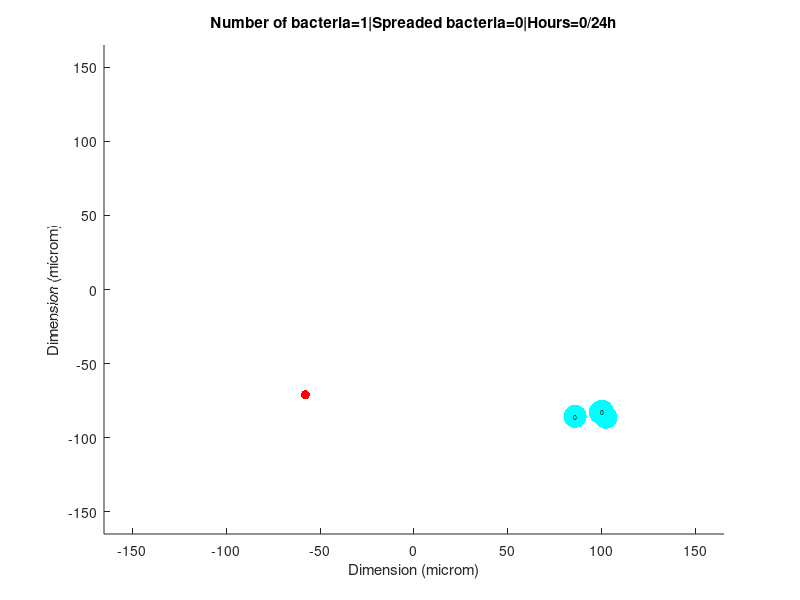
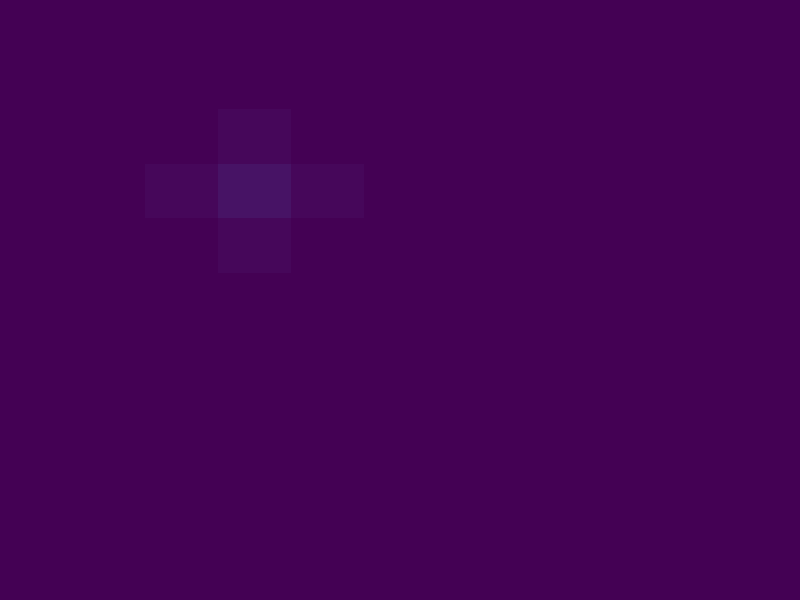

Here is the MATLAB script that generated these plots, in order: (Note: this script raises an error after producing the figures.)
%[n,nb,nummac,out] = AlveolusGame(pars)
%pars: [ 1.number of bacteria (1),
%        2.number of macrophages (3),
%        3.chemokine diffusion constant (6e3),
%        4.antigens per bacteria (1),
%        5.Movement in sessile phase (0.1),
%        6.Movement in flowing phase (3),
%        7.Radial flow (4.2e-2),
%        8.Bacteria dobling time (200),
%        9.Probability interchanged (0.999),
%       10.Bacteria saturation number (10),
%       11.Macrophage movement (2),
%       12.Phagocytosys rate (0.048),
%       13.Maximum bacteria per macrophage (50)
%       14.Distance to sense the metabolic gradient (30)
%       15.Sensitivity to feel the cytokine gradient (1e-6)]
%n: minutes at the end of the simulation
%nb: number of bacteria at the end of the simulation
%nummac: number of macrophages at the end of the simulation
%
%Multilevel model of the bacterial (Streptococcus pneumoniae) infection of
%an alveolus. It is simulated the stablishment of the infection. Bacteria
%interact with the alveolar macrophages and lung epithelial cells.
%
%Epithelial cells have intracellular signaling structure for inflammation
%through intracellular signaling pathway using ordinary differential equations
%(eqs).
%
%Bacteria and macrophages interact in the surfice of epithelial cells,
%modelled as an agent basd model (bacsMulti).
%
%bacsMulti:
%Mathematical simulation of bacterial groth and movement in a single
%alveolus together with macrophages movement and bacteria clearance.
%
%-Bacteria growth with a saturable process.
%-Bacteria jump stochasticaly between two liquid phases in alveolus: flowing
%phasde and stationary phase.
%-Coughing can be simulated, inactivated by default.
%-Bacteria move in a random walk way, faster in the flowing phase.
%-Macrophages move in a randomn walk way following the chemokine gradient
%produced by epithelial cells.
%-Macrophages eat bacteria. First attach and then there is a dynamics of
%phagogytosis. Macrophages die if the number of attached bacteria is very
%high.
%-There is a defined flow velocity of the mobile liquid phase.
%-Bacteria leave the alveolus when reach the border.
%
%Version 1.2 gaming (16.02.2017) by Guido Santos
%
function [n,nb,nummac,out] = AlveolusGame(pars)
global contador matBac
close all %Close previous figures
clc %Clear the screen
tic %Start counting time
if (exist('pars','var') == 0 || numel(pars) == 0)
    pars = ones(17,1); %Define the input if it doesn't exist
end
%Parameters to define
N                      = 11; %Numer of epithelial cells per row, [[PMID: 25360787]]
cel                    = 30; %Microm of epithelial cell (30 microM [[PMID: 25360787 & PMID: 7611375]])
incre                  = 5; %Interval of time between synchronization of models in minutes
nb                     = round(1*pars(1)); %Initial number of bacteria
nummac                 = round(1*pars(2)); %Number of macrophages, approximation from Bionumbers
FT                     = 24; %Final time for the model in hours
foco                   = 4; %Dispersion of initial bacteria in the alveolus
movie                  = 1; %If 1 show results and save movie
pantalla               = 0; %If 1 show the results in command windows
step1                  = 0.1*pars(5); %Movement rate in the sesile phase, assumed
step2                  = 3*pars(6); %Movemenet rate in the mobile phase, assumed
step3                  = 4.2e-2*pars(7); %min-1. Radial flow (4.2e-2) Fitted to alveolar clearance in figura 3B [[PMID: 17290033]] calculated in Excel parameters calculation.xlsx (sheet: alveoli flow)
%%
%Parameters defined
sensi                  = incre/60; %Interval of time between synchronization of models in hours
NN                     = N*N; %Number of cell in alveolus
tiempo                 = 0:sensi:FT; %Time for integration of the model
solver                 = @ode45; %Integration method
matriz                 = zeros(1,NN); %Initial conditions for the ODE model
dimens                 = (cel*N)/2; %Dimension of the alveoli in micrometers from Bionumbers (11 from 121 cells)
n                      = 0; %Initial number of iterations in minutes
out                    = 0; %Initial number of bacteria spreaded
pos                    = random('norm',0,dimens/foco,nb,2); %Normal distribution of initial bacteria
mac                    = dimens*(rand(nummac,2)*2 - 1); %Random localization of macrophages
neat                   = zeros(1,nummac); %Intrinsic macrophage time for bacteria phagocytosis
eaten                  = zeros(1,nummac); %Register of eated bacteria
c                      = 0; %Counting the iterations
nstop                  = 0; %Counting stoping time between the models
tstep                  = 0; %Counting the time steps between models
CHE                    = zeros(N,N,1); %Chemokine
final                  = 0;
step                   = ones(nb,1)*step1; %Movement rate in the sesile phase (step1)
%if movie == 1
%    writerObj1           = VideoWriter('Alveolus.avi'); %Create a movie
%    writerObj1.FrameRate = 3; %Define the frame rate
%    open(writerObj1); %Open the movie
%else
%    writerObj1 = []; %Create a movie
%end
%%
writerObj1 = [];
while (tstep < tiempo(end) && final == 0)
    %Run the models in steps
    tinit                                                                                            = nstop/60; %Initial time for the time step between models
    contador                                                                                         = 0; %Counting the integration steps
    [pos,out,n,nb,nummac,mac,neat,eaten,nstop,matBac,writerObj1,final,indMac,step,step1,step2,step3] = bacsMulti(pos,out,n,nb,nummac,mac,neat,eaten,nstop,CHE,writerObj1,N,cel,movie,final,pars,step,step1,step2,step3,pantalla); %Run the bacteria model
    nstop                                                                                            = nstop + incre; %Count the time step between models
    tstep                                                                                            = nstop/60; %In hours
    if tstep > tiempo(end)
        tstep = tiempo(end); %Cut the time to the maximum
    end
   tspan  = tinit:sensi:tstep; %Integration interval
   [t,y]  = feval(solver,@eqs,tspan,matriz,[],N,cel,pars); %Run the epithelial cell model
%   [t,y]  = ode45(@eqs, tspan, matriz,[],N,cel,pars);
   matriz = y(end,:); %Define the initial condition as the last condition of the previous run
   csvwrite(sprintf('matriz_%d.csv', n), vec2mat(matriz,11));
   csvwrite(sprintf('bac_%d.csv', n), matBac);
   c0     = 0; %Count the time steps
   %%
   %Join the integration steps
   for time = t'
       c          = c + 1;
       c0         = c0 + 1;
       CHE(:,:,c) = vec2mat(y(c0,1:NN),N);
   end
%   csvwrite(sprintf('che_%d.csv', n), CHE);
    %%
end
%Create the movie
if movie == 1
    close(writerObj1);
end
%%
end
%Epithelial cell model
function dfx = eqs(~,x, ~,N,cel,pars)
global contador matBac
contador = contador + 1; %Count the iterations
%Parameters
x(x < 1e-6) = 0;
R           = cel*N; %Total length of surface, microm
dx          = R/N; %Thickness of each layer microm
NN          = N*N; %Number of cells
X1          = vec2mat(x(1:NN),N)';
k1          = 4e-4; %Abitrary parameter
k2          = 1e3; %Abitrary parameter
Di          = 6e3*pars(3); %Abitrary parameter
%%
%Spatial model
 zero = zeros(1,N);
 % 1. Fluxes in x-direction; zero fluxes near boundaries
 FI = -Di.*[zero;X1(2:N,:) - X1(1:N-1,:);zero]./dx;
 % Add flux gradient to rate of change
 dI = (FI(2:N+1,:) - FI(1:N,:))./dx;
 % 2. Fluxes in y-direction; zero fluxes near boundaries
 FI = -Di.*[zero',X1(:,2:N) - X1(:,1:N-1),zero']./dx;
 % Add flux gradient to rate of change
 dI  = - dI - (FI(:,2:N+1) - FI(:,1:N))./dx;
%%
dxX = k1.*matBac.*pars(4) - k2.*X1.^2 + dI;
dfx = dxX(:); %Merge equations
end
%Bacteria model
function [pos,out,n,nb,nummac,mac,neat,eaten,nstop,matBac,writerObj1,final,indMac,step,step1,step2,step3] = bacsMulti(pos,out,n,nb,nummac,mac,neat,eaten,nstop,CHE,writerObj1,Nc,cel,movie,final,pars,step,step1,step2,step3,pantalla)
Itime = clock; %Initial time
%Biological parameters for alveolus and inputs
if exist('Nc','var') == 0
    Nc = 11; %Number of cells per row in alveolus
end
if exist('cel','var') == 0
    cel = 30; %Width of epitheliaol cell in microm
end
dimens = (cel*Nc)/2; %Dimension of the alveoli in micrometers from Bionumbers (11 from 121 cells)
if exist('nb','var') == 0
    nb = 1; %Initial number of bacteria
end
if exist('n','var') == 0
    n = 0; %Iterations
end
if exist('out','var') == 0
    out = 0; %initial number of bacteria spread
end
if exist('pos','var') == 0
    pos = random('norm',0,dimens/4,nb,2); %Normal distribution of initial bacteria
end
if exist('nummac','var') == 0
    nummac = 3; %Number of macrophages, approximation from Bionumbers
end
if exist('mac','var') == 0
    mac = dimens*(rand(nummac,2)*2 - 1); %Random localization of macrophages
end
if exist('neat','var') == 0
    neat = zeros(1,nummac); %Intrinsic macrophage time for bacteria phagocytosis
end
if exist('eaten','var') == 0
    eaten = zeros(1,nummac); %Register of eated bacteria
end
if exist('nstop','var') == 0
    nstop = 600; %Register of eated bacteria
end
if exist('CHE','var') == 0
    CHE = zeros(Nc,Nc,1); %Empty landscape of epithelial cells
end
if exist('writerObj1','var') == 0
    writerObj1 = VideoWriter('Alveolus.avi'); %Create a movie
    open(writerObj1); %Open a movie
end
limits             = [-dimens,dimens]; %Dimension of alveolus in nm (30 microM/cell [[PMID: 25360787 & PMID: 7611375]])
pos(pos > dimens)  = dimens; %No infection out of the alveolus
pos(pos < -dimens) = -dimens; %No infection out of the alveolus
front              = linspace(limits(1),limits(2),Nc + 1); %Define the frontiers of the epithelial cells
%%
%Biological parameters for bacteria
growth             = round(200*pars(8)); %min-1. 199.2 min doubling time (3.32 hours from [[pag 38 book: ISBN 978-1-908230-17-1]])Iterations per division (5e2)
probS              = 0.999*pars(9); %Probability of not being interchanged between phases (0.999) A lower value stablish the infection with low probability
cough              = 0; %If 1 activates coughing
probC              = 0.995; %Probability of not leave the alveolus from the mobile phase
maxbac             = 1e3; %Maximum number of bacteria in the alveolus simulated, not relevant
rad                = 1.5; %Region for determine the saturation of bacteria (1.5) Assuming two hexagonal layers
Mbac               = 10*pars(10); %Maximum number of bacteria inside the region to saturate the growth (10) Assuming two hexagonal layers
matBac             = zeros(Nc,Nc); %Define the bacteria matrix
%%
%Biological parameters for macrophages
macsiz = 10; %Macrophage size in micras (21 microm of diameter, from Wikipedia)
stepm  = 2*pars(11); %Movement of macrophages (2 micrm/min de [[PMID: 26202827]])
clebac = 0.048*pars(12); %Phagocytosys rate (min-1, calculated in Excel parameters calculation.xlsx (sheet: Phagocytosys rate) [[PMC266186]])
maxeat = 50*pars(13); %Maximum number of bacteria attached [[buscar]] %%% More than 70% of the macrophage perimeter covered of bacteria inside one minute
sensit = 1e-6*pars(15); %Sensitivity to feel the cytokine gradient [[buscar]].
indMac = ones(nummac,2); %Initial value for indexes of macrophages
%%
%Display parameters
fi      = 101; %Index for the figure
pintar  = 1; %If 1 displays the figure
iteplot = 10; %Number of iteration per plot
%%
% %Loop of simulation
if (nb < 1 || nb > maxbac || nummac < 1)
    final = 1; %Terminate the loop
end
if n == 0
   %Display the first condition
    if mod(n,iteplot) == 0
        if movie == 1
            if ishandle(fi*10) == 1
                close(fi*10) %Close previous figure
            end
            figure(fi*10) %Create figure
            set(fi*10,'Visible','off'); %Prevent display
            CHEt = CHE(:,:,end)'; %Transpose matrix
            imagesc(CHEt,[0 5e-4]) %Plot epithelial cell layer
            set(gca,'position',[0 0 1 1],'units','normalized') %Remove margins
            axis off %Clear axis
%            print(fi*10,'epithelial.png','-dpng') %Save image
%            img = imread('epithelial.png'); %Read the state as picture
            if pintar == 1
                figure(fi)
            else
                ff  = figure('visible','off');
            end
%            imagesc(limits,limits,img); %Plot the state of epithelial cells in the background
            hold on %Overlap graph
%            scatter(pos(:,1),pos(:,2),12,'MarkerFaceColor','r','MarkerEdgeColor','r',...
%                'MarkerFaceAlpha',.1,'MarkerEdgeAlpha',0) %Plot the bacteria with transparency
%            scatter(pos(:,1),pos(:,2),12,'MarkerFaceColor','r','MarkerEdgeColor','r') %Plot the bacteria with transparency
            plot(pos(:,1),pos(:,2),'.r','MarkerSize',20) %Plot the bacteria
            plot(mac(:,1),mac(:,2),'.c','MarkerSize',50) %Plot the macrophages
            hold off %Stop overlaping
            for m = 1:nummac
                text(mac(m,1),mac(m,2),num2str(eaten(m)),'HorizontalAlignment','center','FontSize',10); %Display the number of attached bacteria
            end
            xlim(limits) %Define the x axis limits
            ylim(limits) %Define the y axis limits
            title(strcat('Number of bacteria=',num2str(nb),'|Spreaded bacteria=',num2str(out),'|Hours=',num2str(floor(n/60)),'/24h')) %Number of bacteria in the title
            xlabel('Dimension (microm)') %x axis label
            ylabel('Dimension (microm)') %y axis label
%            if pintar == 1
%                frame1 = getframe(figure(fi)); %Save the figure as a frame
%            else
%                frame1 = getframe(ff); %Save the figure as a frame
%            end
%            writeVideo(writerObj1,frame1); %Write the frame in the movie
        end
        Ctime = clock; %Current time
        if round(Itime(5)) < 10
            minutosI = strcat('0',num2str(round(Itime(5)))); %Add a 0 if minutes are less than 10
        else
            minutosI = num2str(round(Itime(5))); %Save the time for minutes higher tha 10
        end
        if round(Ctime(5)) < 10
            minutosC = strcat('0',num2str(round(Ctime(5)))); %Add a 0 if minutes are less than 10
        else
            minutosC = num2str(round(Ctime(5))); %Save the time for minutes higher tha 10
        end
        horaI = strcat(num2str(Itime(4)),':',minutosI); %Save the time as a string
        horaC = strcat(num2str(Ctime(4)),':',minutosC); %Save the time as a string
        if pantalla == 1
            fprintf('Iteration: %g minutes (%g hours | %g days)\nAlveolar bacteria: %g\nSpreaded bacteria: %g\nMacrophages: %g\nInit time: %s\nCurrent time: %s\n',n,floor(n/60),floor(n/(60*24)),nb,out,nummac,horaI,horaC) %Display the results in the screen
            fprintf('\n') %Jump one line
        end
    end
    %%
end
while (nb > 0 && nb < maxbac && n < nstop && nummac > 0)
    %Display the current situation
    if mod(n,iteplot) == 0
        if movie == 1
            if ishandle(fi*10) == 1
                close(fi*10) %Close previous figure
            end
            figure(fi*10) %Create figure
            set(fi*10,'Visible','off'); %Prevent display
            CHEt = CHE(:,:,end)'; %Transpose matrix
            imagesc(CHEt,[0 5e-4]) %Plot epithelial cell layer
            set(gca,'position',[0 0 1 1],'units','normalized') %Remove margins
            axis off %Clear axis
%            print(fi*10,'epithelial.png','-dpng') %Save image
%            img = imread('epithelial.png'); %Read the state as picture
            if pintar == 1
                figure(fi)
            else
                ff  = figure('visible','off');
            end
%            imagesc(limits,limits,img); %Plot the state of epithelial cells in the background
            hold on %Overlap graph
%            scatter(pos(:,1),pos(:,2),12,'MarkerFaceColor','r','MarkerEdgeColor','r',...
%                'MarkerFaceAlpha',.1,'MarkerEdgeAlpha',0) %Plot the bacteria with transparency
%            scatter(pos(:,1),pos(:,2),12,'MarkerFaceColor','r','MarkerEdgeColor','r') %Plot the bacteria with transparency
            plot(mac(:,1),mac(:,2),'.c','MarkerSize',50) %Plot the macrophages
            hold off %Stop overlaping
            for m = 1:nummac
                text(mac(m,1),mac(m,2),num2str(eaten(m)),'HorizontalAlignment','center','FontSize',5); %Display the number of attached bacteria
            end
            xlim(limits) %Define the x axis limits
            ylim(limits) %Define the y axis limits
            title(strcat('Number of bacteria=',num2str(nb),'|Spreaded bacteria=',num2str(out),'|Hours=',num2str(floor(n/60)),'/24h')) %Number of bacteria in the title
            xlabel('Dimension (microm)') %x axis label
            ylabel('Dimension (microm)') %y axis label
%            if pintar == 1
%                frame1 = getframe(figure(fi)); %Save the figure as a frame
%            else
%                frame1 = getframe(ff); %Save the figure as a frame
%            end
%            writeVideo(writerObj1,frame1); %Write the frame in the movie
        end
        Ctime = clock; %Current time
        if round(Itime(5)) < 10
            minutosI = strcat('0',num2str(round(Itime(5)))); %Add a 0 if minutes are less than 10
        else
            minutosI = num2str(round(Itime(5))); %Save the time for minutes higher tha 10
        end
        if round(Ctime(5)) < 10
            minutosC = strcat('0',num2str(round(Ctime(5)))); %Add a 0 if minutes are less than 10
        else
            minutosC = num2str(round(Ctime(5))); %Save the time for minutes higher tha 10
        end
        horaI = strcat(num2str(Itime(4)),':',minutosI); %Save the time as a string
        horaC = strcat(num2str(Ctime(4)),':',minutosC); %Save the time as a string
        if pantalla == 1
            fprintf('Iteration: %g minutes (%g hours | %g days)\nAlveolar bacteria: %g\nSpreaded bacteria: %g\nMacrophages: %g\nInit time: %s\nCurrent time: %s\n',n,floor(n/60),floor(n/(60*24)),nb,out,nummac,horaI,horaC) %Display the results in the screen
            fprintf('\n') %Jump one line
        end
    end
    %%
    %Iterations
    n   = n + 1; %Count the iterations (minutes)
    nbP = nb; %Save the previous iteration
    %%
    %Bacterial saturable growth
%    sqdi             = squareform(pdist(pos)); %Calculate the distances
%    sqce             = sqdi*0; %Temporal variable
%    sqce(sqdi < rad) = 1; %Find short distances
%    cerca            = sum(sqce,2); %Count the close bacteria
%    crecen           = (cerca < Mbac); %Define the growing bacteria below the threshold
%    if isempty(crecen)
        crecen = nb; %If it's empty give one value
%    end
    if mod(n,growth) == 0
        pos(nb + 1:(nb + sum(crecen)),:)  = pos(crecen,:); %Bacteria divide
        step(nb + 1:(nb + sum(crecen)),1) = step(crecen,1); %Doubling the step vector
        nb                                = nb + sum(crecen); %Doubling the number of bacteria
    end
    %%
    %Interchange between phases
    step((rand(length(step),1) > probS & step == step1),1) = step2; %Jump to the mobile phase
    step((rand(length(step),1) > probS & step == step2),1) = step1; %Settle into the sessile phase
    %%
    %Simulating coughing
    if cough == 1
        fuera        = (rand(length(step),1) > probC & step == step2); %Count the bacteria being coughed
        pos(fuera,:) = []; %Remove bacteria
        step(fuera)  = []; %Remove stepsrand
        nb           = nb - sum(fuera); %Substract bacteria from the count
    end
    %%
    %Random movement of bacteria
    angl = rand(nb,1)*2*pi; %Random direction
    pos  = pos + [step.*cos(angl),step.*sin(angl)]; %Step into the direction defined
    %%
    %Movement of macrophages
    dist = zeros(length(pos(:,1)),nummac); %Define the distance matrix between bacteria and macrophages
    for m = 1:nummac
       dist(:,m) = sqrt((mac(m,1) - pos(:,1)).^2 + (mac(m,2) - pos(:,2)).^2); %Measure distance to macrophages
    end
    cCHE = CHE(:,:,end); %Current concentration of CHE
    angl = zeros(nummac,1); %Define the direction vector
    for m = 1:nummac
        angrec = [rand*2*pi;0;pi;pi/2;(3*pi)/2]; %Define the Manhattan angles
        fil    = find(abs(diff(front <= mac(m,1)))); %Row of macrophage in epithelial cells layer
        col    = find(abs(diff(front <= mac(m,2)))); %Column of macrophage in epithelial cells layer
        if isempty(fil)
            fil = Nc; %Prevent being out of the layer
        end
        if isempty(col)
            col = Nc; %Prevent being out of the layer
        end
        indmac            = [fil,col]; %Find the position of macrophages in epithelial layer
        vecin             = [indmac(1),indmac(2); %Look for the current cell
                             indmac(1) + 1,indmac(2); %Look for the rigth neighbour
                             indmac(1) - 1,indmac(2); %Look for the left neighbour
                             indmac(1),indmac(2) + 1; %Look for the down neighbour
                             indmac(1),indmac(2) - 1]; %Look for the up neighbour
        vecin(vecin < 1)  = 1; %Prevent the borders
        vecin(vecin > Nc) = Nc; %Prevent the borders
        vecin             = [cCHE(vecin(1,1),vecin(1,2));cCHE(vecin(2,1),vecin(2,2));cCHE(vecin(3,1),vecin(3,2));cCHE(vecin(4,1),vecin(4,2));cCHE(vecin(5,1),vecin(5,2))]; %Take the cytokine from the neighbours
        vecin             = round((vecin/sensit))*sensit; %Define the sensitivity to feel the gradient
        mover             = find(max(vecin) == vecin,1); %Find the maximum concentration
        angl(m,1)         = angrec(mover); %Define the directional movement
        if (min(dist(:,m)) < cel*pars(14) && numel(pos) > 0)
            [apol,~]  = cart2pol(pos(min(dist(:,m)) == dist(:,m),1) - mac(m,1),pos(min(dist(:,m)) == dist(:,m),2) - mac(m,2)); %Define the angle as the closest bacteria is is closer than one epithelial cell distance
            angl(m,1) = apol; %Save the angle
        end
    end
    mac                 = mac + [stepm.*cos(angl),stepm.*sin(angl)]; %Step into the direction defined
    mac(mac > dimens)   = dimens; %Define limits for the movement
    mac(mac < - dimens) = - dimens; %Define limits for the movement
    %%
    %Macrophages eat bacteria
    eaten = eaten + sum(dist < macsiz,1); %Count the attached bacteria per macrophages
    if sum(eaten > maxeat) ~= 0
        nummac = nummac - sum(eaten > maxeat); %Substract death macrophages
    end
    mac(eaten > maxeat,:)           = []; %Remove macrophages
    neat(eaten > maxeat)            = []; %Remove intrinsic time
    dist(:,eaten > maxeat)          = []; %Remove distance to bacteria
    eaten(eaten > maxeat)           = []; %Remove eated bacteria
    neat(sum(dist < macsiz,1) ~= 0) = 0; %Fix to 0 when macrophage eats bacteria
    eaten                           = eaten.*exp(-clebac.*neat); %Bacteria are phagocyted
    eaten                           = round(eaten); %Round number of bacteria attached
    pos(min(dist,[],2) < macsiz,:)  = []; %Remove bacteria attached to macrophages
    step(min(dist,[],2) < macsiz)   = []; %Remove steps
    if nummac > 0
        nb = nb - sum(min(dist,[],2) < macsiz); %Substract bacteria from the count
    end
    neat                            = neat + 1; %Count the intrinsic time
    %%
    %Movement through the mobile phase
    pos(step > step1,:) = pos(step > step1,:) + step3*pos(step > step1,:); %Radial flow
    %%
    %Bacteria leave the alveolus
    fuera        = sum(abs(pos) > dimens,2) > 0; %Count the bacteria out of the alveolus
    out          = out + sum(fuera); %Count the spreaded bacteria
    pos(fuera,:) = []; %Remove bacteria
    step(fuera)  = []; %Remove steps
    nb           = nb - sum(fuera); %Substract bacteria from the count
    %%
    mac
    %Count the bacteria per epithelial cell
    matBac = zeros(Nc,Nc); %Define the bacteria matrix
    for f = 1:Nc
        for c = 1:Nc
            if (f == 1 && c == 1)
                matBac(f,c) = sum(pos(step == step1,1) >= front(c) & pos(step == step1,1) <= front(c + 1) & pos(step == step1,2) >= front(f) & pos(step == step1,2) <= front(f + 1)); %Count the attached bacteria per epithelial cell
            elseif f == 1
                matBac(f,c) = sum(pos(step == step1,1) > front(c) & pos(step == step1,1) <= front(c + 1) & pos(step == step1,2) >= front(f) & pos(step == step1,2) <= front(f + 1)); %Count the attached bacteria per epithelial cell
            elseif c == 1
                matBac(f,c) = sum(pos(step == step1,1) >= front(c) & pos(step == step1,1) <= front(c + 1) & pos(step == step1,2) > front(f) & pos(step == step1,2) <= front(f + 1)); %Count the attached bacteria per epithelial cell
            else
                matBac(f,c) = sum(pos(step == step1,1) > front(c) & pos(step == step1,1) <= front(c + 1) & pos(step == step1,2) > front(f) & pos(step == step1,2) <= front(f + 1)); %Count the attached bacteria per epithelial cell
            end
        end
    end
    %%
    %Obtain the position of macrophages
    indMac = zeros(nummac,2); %Define the position indexes
    for ma = 1:nummac
        matMac = zeros(Nc,Nc); %Define the macrophage matrix
        for f = 1:Nc
            for c = 1:Nc
                if (f == 1 && c == 1)
                    matMac(f,c) = (mac(ma,1) >= front(c) & mac(ma,1) <= front(c + 1) & mac(ma,2) >= front(f) & mac(ma,2) <= front(f + 1)); %Count the attached bacteria per epithelial cell
                elseif f == 1
                    matMac(f,c) = (mac(ma,1) > front(c) & mac(ma,1) <= front(c + 1) & mac(ma,2) >= front(f) & mac(ma,2) <= front(f + 1)); %Count the attached bacteria per epithelial cell
                elseif c == 1
                    matMac(f,c) = (mac(ma,1) >= front(c) & mac(ma,1) <= front(c + 1) & mac(ma,2) > front(f) & mac(ma,2) <= front(f + 1)); %Count the attached bacteria per epithelial cell
                else
                    matMac(f,c) = (mac(ma,1) > front(c) & mac(ma,1) <= front(c + 1) & mac(ma,2) > front(f) & mac(ma,2) <= front(f + 1)); %Count the attached bacteria per epithelial cell
                end
            end
        end
    [I,J]        = ind2sub([Nc,Nc],find(matMac == 1));
    indMac(ma,:) = [I,J];
    end
end
end
%%
